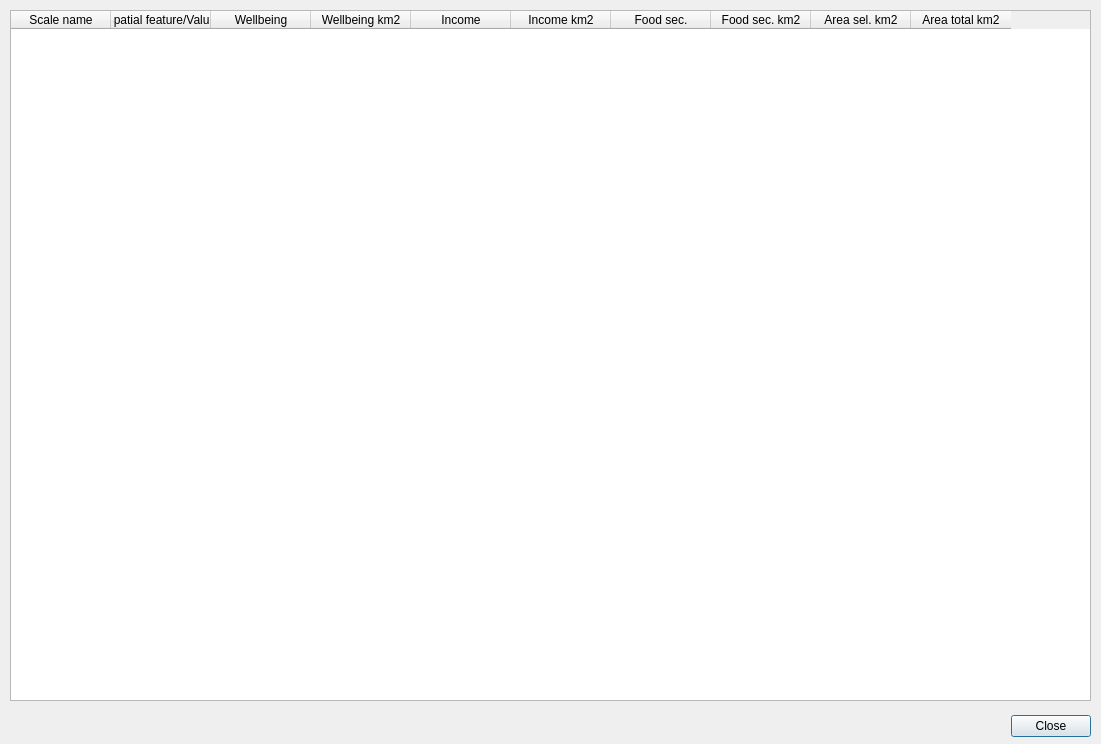
<?xml version="1.0" encoding="UTF-8"?>
<ui version="4.0">
 <class>Dialog</class>
 <widget class="QDialog" name="Dialog">
  <property name="geometry">
   <rect>
    <x>0</x>
    <y>0</y>
    <width>1101</width>
    <height>744</height>
   </rect>
  </property>
  <property name="windowTitle">
   <string>Dialog</string>
  </property>
  <widget class="QDialogButtonBox" name="buttonBox">
   <property name="geometry">
    <rect>
     <x>750</x>
     <y>710</y>
     <width>341</width>
     <height>32</height>
    </rect>
   </property>
   <property name="orientation">
    <enum>Qt::Horizontal</enum>
   </property>
   <property name="standardButtons">
    <set>QDialogButtonBox::Close</set>
   </property>
  </widget>
  <widget class="QTableWidget" name="tableWidgetDetailFlyout">
   <property name="geometry">
    <rect>
     <x>10</x>
     <y>10</y>
     <width>1081</width>
     <height>691</height>
    </rect>
   </property>
   <property name="sizePolicy">
    <sizepolicy hsizetype="Fixed" vsizetype="Fixed">
     <horstretch>0</horstretch>
     <verstretch>0</verstretch>
    </sizepolicy>
   </property>
   <property name="minimumSize">
    <size>
     <width>331</width>
     <height>8</height>
    </size>
   </property>
   <property name="columnCount">
    <number>10</number>
   </property>
   <attribute name="horizontalHeaderDefaultSectionSize">
    <number>100</number>
   </attribute>
   <attribute name="horizontalHeaderMinimumSectionSize">
    <number>17</number>
   </attribute>
   <attribute name="verticalHeaderMinimumSectionSize">
    <number>17</number>
   </attribute>
   <column>
    <property name="text">
     <string>Scale name</string>
    </property>
   </column>
   <column>
    <property name="text">
     <string>Spatial feature/Value</string>
    </property>
   </column>
   <column>
    <property name="text">
     <string>Wellbeing</string>
    </property>
   </column>
   <column>
    <property name="text">
     <string>Wellbeing km2</string>
    </property>
   </column>
   <column>
    <property name="text">
     <string>Income</string>
    </property>
   </column>
   <column>
    <property name="text">
     <string>Income km2</string>
    </property>
   </column>
   <column>
    <property name="text">
     <string>Food sec.</string>
    </property>
   </column>
   <column>
    <property name="text">
     <string>Food sec. km2</string>
    </property>
   </column>
   <column>
    <property name="text">
     <string>Area sel. km2</string>
    </property>
   </column>
   <column>
    <property name="text">
     <string>Area total km2</string>
    </property>
   </column>
  </widget>
 </widget>
 <resources/>
 <connections>
  <connection>
   <sender>buttonBox</sender>
   <signal>accepted()</signal>
   <receiver>Dialog</receiver>
   <slot>accept()</slot>
   <hints>
    <hint type="sourcelabel">
     <x>248</x>
     <y>254</y>
    </hint>
    <hint type="destinationlabel">
     <x>157</x>
     <y>274</y>
    </hint>
   </hints>
  </connection>
  <connection>
   <sender>buttonBox</sender>
   <signal>rejected()</signal>
   <receiver>Dialog</receiver>
   <slot>reject()</slot>
   <hints>
    <hint type="sourcelabel">
     <x>316</x>
     <y>260</y>
    </hint>
    <hint type="destinationlabel">
     <x>286</x>
     <y>274</y>
    </hint>
   </hints>
  </connection>
 </connections>
</ui>
